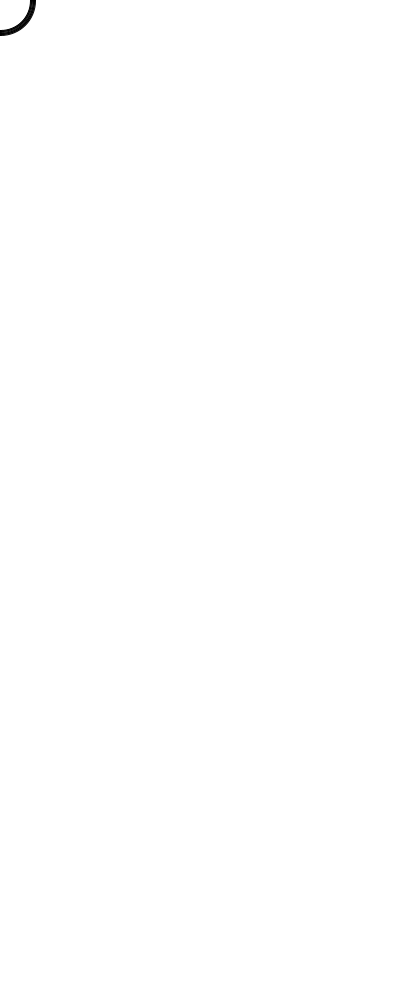
Frame 1 (no input)
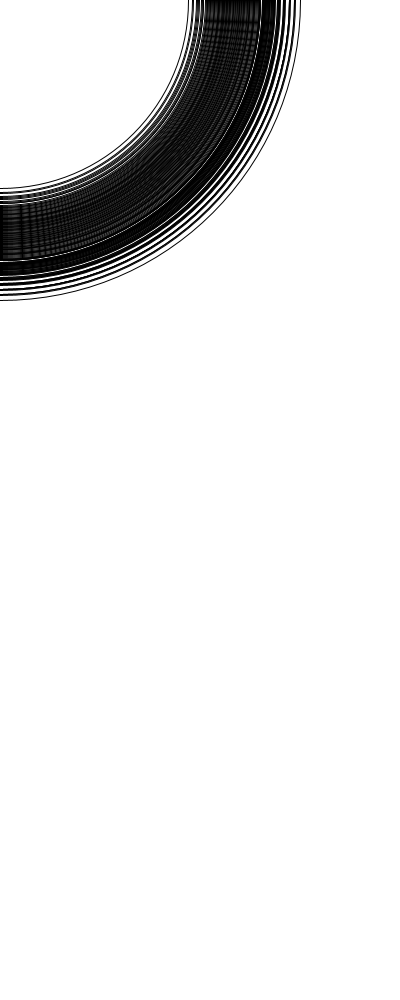
Frame 60 (the mouse pressed at the canvas centre just before this capture)
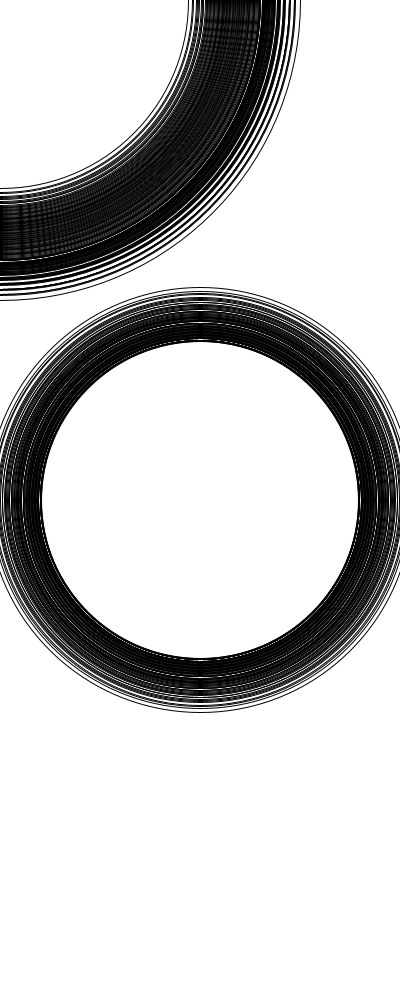
Frame 120 (the mouse held since frame 60 and released just before this capture)

The Processing sketch that drew these frames (run headless with seeded random() and noise(); from frame 60 on, the mouse is pressed at the canvas centre):

// Processing sketch: processing_73450
// ── processing_73450.pde


float size=1.0;
float speed=0.2;
int numEllipse=60;
float x=0;

//int speed=1;

void setup(){
  size(400,1000);
  background(255);
}

void draw(){

  size=size+speed;

  x=x+0.5;
  if (size>10.0 || size<1.0) 
  speed=-1*speed;

    
    for (int i=0; i<numEllipse; i++){
    fill(i*300/numEllipse);
    ellipse(mouseX, mouseY, i*size, i*size);
  }
}
  
